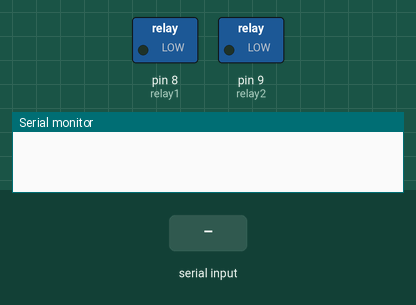
This sketch was run on a simulated Arduino Uno, built with avr-gcc and run on an emulated ATmega328P. Parts: switched loads named in the sketch (green lamp = pin HIGH), the last lines printed to the serial monitor. Inputs (shaded band) come from the test bench.

Above: at 1.2 s.
1.3 s: "relay1 on" received over Serial
At 3.5 s:
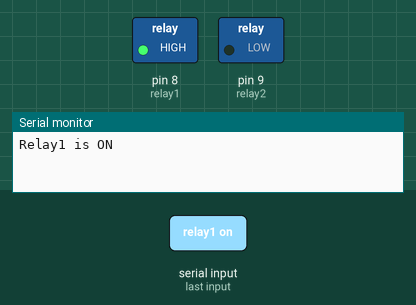
3.8 s: "relay2 on" received over Serial
At 5.5 s:
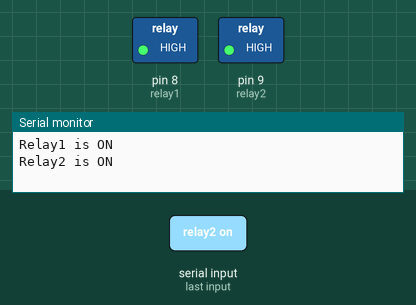
6.3 s: "relay1 off" received over Serial
At 8.5 s:
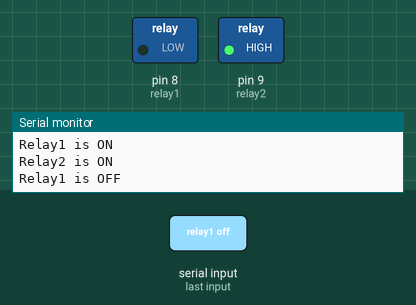
8.8 s: "relay2 off" received over Serial
At 10.5 s:
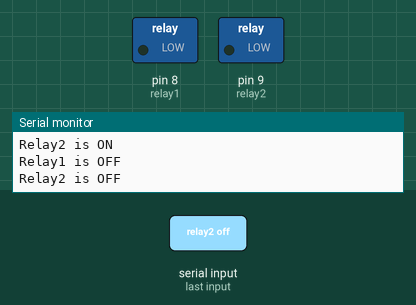
Timing chart, 0 to 12.0 s (numbered marks = the images above; inputs shaded):
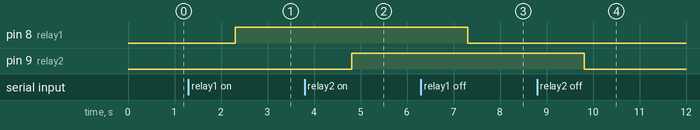

Measured:
- after the input at 1.3 s, pin 8 (relay1): LOW → HIGH after 1.0 s
- after the input at 3.8 s, pin 9 (relay2): LOW → HIGH after 1.0 s
- after the input at 6.3 s, pin 8 (relay1): HIGH → LOW after 1.0 s
- after the input at 8.8 s, pin 9 (relay2): HIGH → LOW after 1.0 s

The sketch:

no-gsm-module.ino
```cpp
String serial_data = "";

#define relay1 8
#define relay2 9


void setup() {
  //start serial communication with Android
  //baudrate = 9600, it must be same in
  //MIT App and here
  Serial.begin(9600);

  pinMode(relay1, OUTPUT);
  pinMode(relay2, OUTPUT);
}

void loop() {
  while(Serial.available() > 0)
  {
    serial_data = Serial.readString();

    //use either 0x0A or '\n' for new line
    //if (data == '\n')
      //{Serial.println("All Data Received");}

    serial_data.toLowerCase();
    //MMMMMMMMMMMMMMMMMMMMMMMMMMMMMMMMMMMMMMMMMMMMM
    if(serial_data == "relay1 on"){
      digitalWrite(relay1, HIGH);
      Serial.println("Relay1 is ON");
    }
    else if(serial_data == "relay1 off"){
      digitalWrite(relay1, LOW);
      Serial.println("Relay1 is OFF");
    }
    //MMMMMMMMMMMMMMMMMMMMMMMMMMMMMMMMMMMMMMMMMMMMM

    //MMMMMMMMMMMMMMMMMMMMMMMMMMMMMMMMMMMMMMMMMMMMM
    else if(serial_data == "relay2 on"){
      digitalWrite(relay2, HIGH);
      Serial.println("Relay2 is ON");
    }
    else if(serial_data == "relay2 off"){
      digitalWrite(relay2, LOW);
      Serial.println("Relay2 is OFF");
    }
    //MMMMMMMMMMMMMMMMMMMMMMMMMMMMMMMMMMMMMMMMMMMMM
  }
}
```
